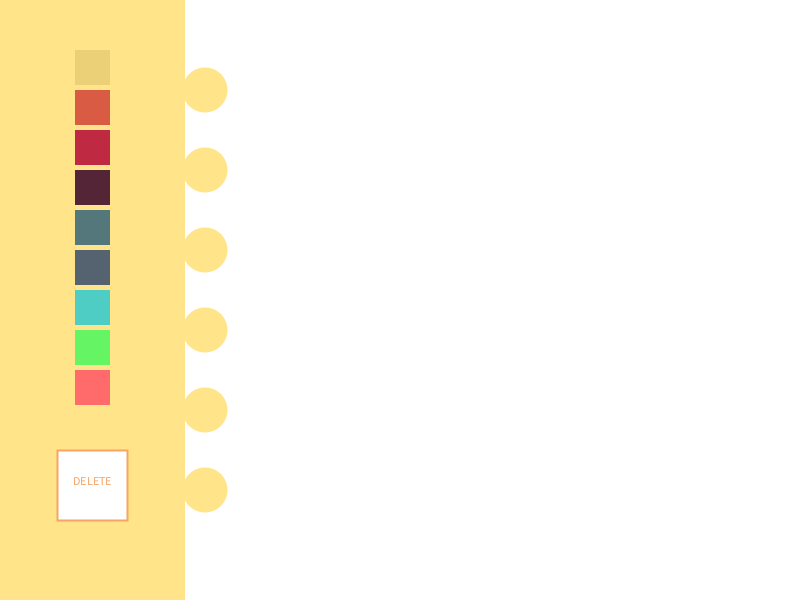
Frame 1 (no input)
Frame 60 (the mouse pressed at the canvas centre just before this capture): identical to frame 1, image omitted
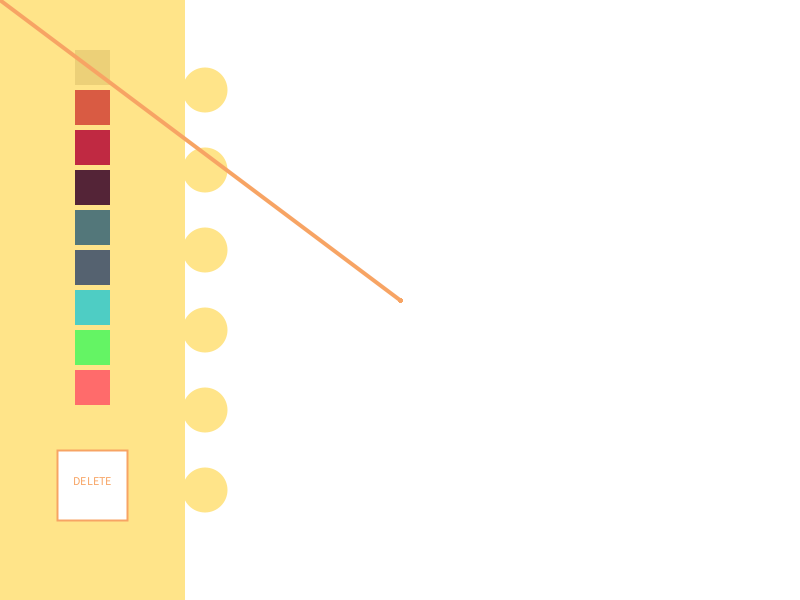
Frame 120 (the mouse held since frame 60 and released just before this capture)

The Processing sketch that drew these frames (run headless with seeded random() and noise(); from frame 60 on, the mouse is pressed at the canvas centre):

// Processing sketch: processing_162379
// ── processing_162379.pde

int xpos=75;
int ypos=50;
int s=35;
int h=40;
int t=45;
int rectw=185;
void setup() {
  
   
  
  ///back
  noStroke();
  size(800, 600);
  background(255);
  fill(255,228,137);
  rect(0, 0, rectw, 600);
 ///decoration
  fill(255,228,137);
  noStroke();
  ellipse(rectw+20,ypos+h,t,t);
  ellipse(rectw+20,ypos+3*h,t,t);
  ellipse(rectw+20,ypos+5*h,t,t);
  ellipse(rectw+20,ypos+7*h,t,t);
  ellipse(rectw+20,ypos+9*h,t,t);
  ellipse(rectw+20,ypos+11*h,t,t); 
///button

  fill(236, 208, 120);
  rect(xpos, ypos, s, s);
  fill(217, 91, 67);
  rect(xpos, ypos+h, s, s);
  fill(192, 41, 66);
  rect(xpos, ypos+2*h, s, s);
  fill(84, 36, 55);
  rect(xpos, ypos+3*h, s, s);
  fill(83, 119, 122);
  rect(xpos, ypos+4*h, s, s);
  fill(85, 98, 112);
  rect(xpos, ypos+5*h, s, s);
  fill(78, 205, 196);
  rect(xpos, ypos+6*h, s, s);
  fill(100, 244, 100);
  rect(xpos, ypos+7*h, s, s);
  fill(255, 107, 107);
  rect(xpos, ypos+8*h, s, s);
  fill(255);
  ///eraseButton
  stroke(247,164,100);
  strokeWeight(2);
  rect(57.5, ypos+10*h, s*2, s*2);
  textAlign(CENTER);
  fill(247,164,100);
  text("DELETE", rectw/2, ypos+10*h+s);
  
}
void draw() {
  ///Drawing
  if (mousePressed) {
    if (mouseX>rectw+40 && mouseX<width && mouseY>0 && mouseY<height) {
      strokeWeight(4);
      line(pmouseX, pmouseY, mouseX, mouseY);
    }

    if (mouseX>xpos && mouseX<xpos+s && mouseY>ypos && mouseY<ypos+s) {
      stroke(236, 208, 120);
    }
    if (mouseX>xpos && mouseX<xpos+s && mouseY>ypos+h && mouseY<ypos+h+s) {
      stroke(217, 91, 67);
    } 
    if (mouseX>xpos && mouseX<xpos+s && mouseY>ypos+2*h && mouseY<ypos+2*h+s) {
      stroke(192, 41, 66);
    }  
    if (mouseX>xpos && mouseX<xpos+s && mouseY>ypos+3*h && mouseY<ypos+3*h+s) {
      stroke(84, 36, 55);
    }
    if (mouseX>xpos && mouseX<xpos+s && mouseY>ypos+4*h && mouseY<ypos+4*h+s) {
      stroke(83, 119, 122);
    }
    if (mouseX>xpos && mouseX<xpos+s && mouseY>ypos+5*h && mouseY<ypos+5*h+s) {
      stroke(85, 98, 112);
    }
    if (mouseX>xpos && mouseX<xpos+s && mouseY>ypos+6*h && mouseY<ypos+6*h+s) {
      stroke(78, 205, 196);
    }
    if (mouseX>xpos && mouseX<xpos+s && mouseY>ypos+7*h && mouseY<ypos+7*h+s) {
      stroke(100, 244, 100);
    }
    if (mouseX>xpos && mouseX<xpos+s && mouseY>ypos+8*h && mouseY<ypos+8*h+s) {
      stroke(255, 107, 107);
    }
    if (mouseX>57.5 && mouseX<57.5+s*2 && mouseY>ypos+10*h && mouseY<ypos+10*h+s*2) {
      noStroke();
      fill(255);
      rect(185, 0, 615, 600);
  ///decoration
  fill(255,228,137);
  noStroke();
  ellipse(rectw+20,ypos+h,t,t);
  ellipse(rectw+20,ypos+3*h,t,t);
  ellipse(rectw+20,ypos+5*h,t,t);
  ellipse(rectw+20,ypos+7*h,t,t);
  ellipse(rectw+20,ypos+9*h,t,t);
  ellipse(rectw+20,ypos+11*h,t,t); 
    }
   }  
}
